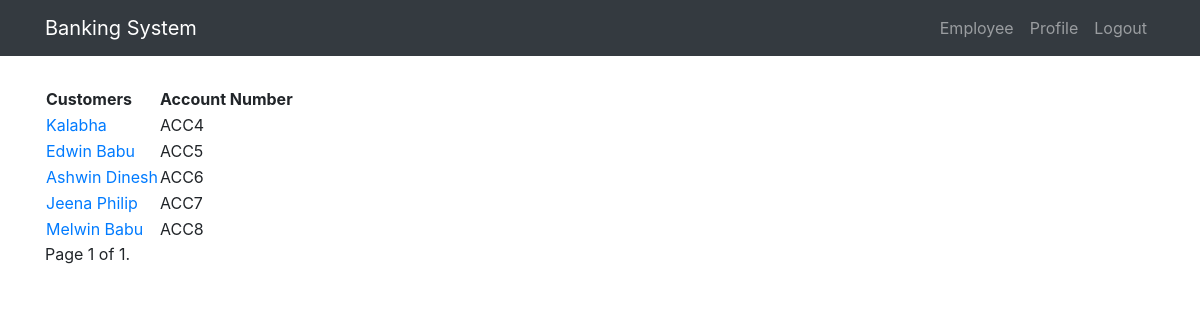
/employee/customer/ (signed in), run on the app's committed database.
### customer/models.py (models this page shows, shortened)
class Customer(models.Model):
    user=models.OneToOneField(User, on_delete=models.CASCADE)
    name=models.CharField(max_length=200,null=True)
    age=models.IntegerField(null=True)
    phone=models.IntegerField(null=True)
    street=models.CharField(max_length=200,null=True)
    city=models.CharField(max_length=200,null=True)
    state=models.CharField(max_length=50,null=True)
    country=models.CharField(max_length=50, default="India")
    pin_code=models.IntegerField(null=True)
    balance=models.DecimalField(max_digits=10,decimal_places=2,verbose_name="Balance")
    account_no=models.CharField(max_length=200,editable=False)

### employee/views.py (the view)
# urls.py: url(r'', include('customer.urls')),
@login_required
def customer(request):
    customers=Customer.objects.all()
    paginator=Paginator(customers,5)
    page=request.GET.get('page')
    try:
        customers=paginator.page(page)
    except PageNotAnInteger:
        customers = paginator.page(1)
    except EmptyPage:
        customers=paginator.page(paginator.num_pages)
    context={
        "customers":customers
    }
    return render(request,'customer.html',context)

### employee/templates/customer.html (shortened to what this page needs)
{% extends 'base.html' %}
{% block content %}
    <table>
    <tr><th>Customers</th><th>Account Number</th></tr>
        {% for user in customers %}
            <tr><td><a href="{% url 'employee:details' user.account_no %}" > {{ user.name }}</a></td><td>{{ user.account_no }}</td></tr>
    {% endfor %}
    </table>
    <div class="pagination">
<span class="step-links">
<span class="current">
Page {{ customers.number }} of {{ customers.paginator.num_pages }}.
</span>
</span>
</div>
{% endblock %}

### data on the page
Customer: name "Kalabha", account_no "ACC4"
Customer: name "Edwin Babu", account_no "ACC5"
Customer: name "Ashwin Dinesh", account_no "ACC6"
Customer: name "Jeena Philip", account_no "ACC7"
Customer: name "Melwin Babu", account_no "ACC8"

### other printed values
{{ customers.number }} "1"
{{ customers.paginator.num_pages }} "1"
